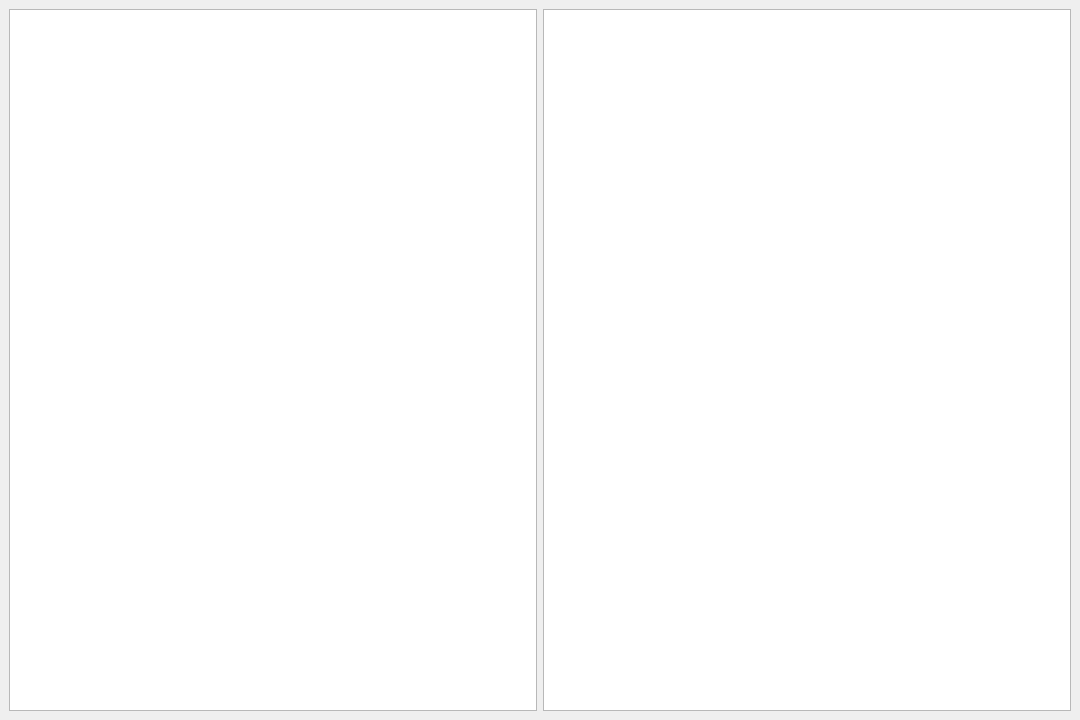
<?xml version="1.0" encoding="UTF-8"?>
<ui version="4.0">
  <class>MainWindow</class>
  <widget class="QMainWindow" name="MainWindow">
    <property name="geometry">
      <rect>
        <x>0</x>
        <y>0</y>
        <width>1080</width>
        <height>720</height>
      </rect>
    </property>
    <property name="windowTitle">
      <string>Flight Finder</string>
    </property>
    <widget class="QWidget" name="centralWidget">
      <layout class="QHBoxLayout" name="horizontalLayout">
        <item>
          <layout class="QVBoxLayout" name="inputLayout">
            <rect>
              <x>0</x>
              <y>0</y>
              <width>1080</width>
              <height>50</height>
              <color>orange</color>
            </rect>
            <item>
              <widget class="QTextEdit" name="srcTextEdit"/>
            </item>
          </layout>
        </item>
        <item>
          <layout class="QVBoxLayout" name="outputLayout">
            <item>
              <widget class="QTextEdit" name="destTextEdit"/>
            </item>
          </layout>
        </item>
      </layout>
    </widget>
<!--    <widget class="QMenuBar" name="menubar">-->
<!--      <property name="geometry">-->
<!--        <rect>-->
<!--          <x>0</x>-->
<!--          <y>0</y>-->
<!--          <width>1080</width>-->
<!--          <height>50</height>-->
<!--        </rect>-->
<!--      </property>-->
<!--    </widget>-->
  </widget>
  <resources/>
  <connections/>
</ui>
